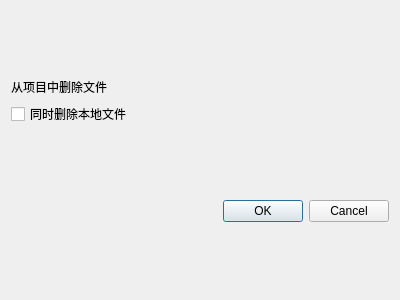
<?xml version="1.0" encoding="UTF-8"?>
<ui version="4.0">
 <class>RemoveProDialog</class>
 <widget class="QDialog" name="RemoveProDialog">
  <property name="geometry">
   <rect>
    <x>0</x>
    <y>0</y>
    <width>400</width>
    <height>300</height>
   </rect>
  </property>
  <property name="windowTitle">
   <string>Dialog</string>
  </property>
  <layout class="QVBoxLayout" name="verticalLayout">
   <item>
    <spacer name="verticalSpacer">
     <property name="orientation">
      <enum>Qt::Vertical</enum>
     </property>
     <property name="sizeHint" stdset="0">
      <size>
       <width>20</width>
       <height>40</height>
      </size>
     </property>
    </spacer>
   </item>
   <item>
    <widget class="QLabel" name="label">
     <property name="text">
      <string>从项目中删除文件</string>
     </property>
    </widget>
   </item>
   <item>
    <widget class="QCheckBox" name="checkBox">
     <property name="text">
      <string>同时删除本地文件</string>
     </property>
    </widget>
   </item>
   <item>
    <spacer name="verticalSpacer_2">
     <property name="orientation">
      <enum>Qt::Vertical</enum>
     </property>
     <property name="sizeHint" stdset="0">
      <size>
       <width>20</width>
       <height>40</height>
      </size>
     </property>
    </spacer>
   </item>
   <item>
    <widget class="QDialogButtonBox" name="buttonBox">
     <property name="orientation">
      <enum>Qt::Horizontal</enum>
     </property>
     <property name="standardButtons">
      <set>QDialogButtonBox::Cancel|QDialogButtonBox::Ok</set>
     </property>
    </widget>
   </item>
   <item>
    <spacer name="verticalSpacer_3">
     <property name="orientation">
      <enum>Qt::Vertical</enum>
     </property>
     <property name="sizeHint" stdset="0">
      <size>
       <width>20</width>
       <height>40</height>
      </size>
     </property>
    </spacer>
   </item>
  </layout>
 </widget>
 <resources/>
 <connections>
  <connection>
   <sender>buttonBox</sender>
   <signal>accepted()</signal>
   <receiver>RemoveProDialog</receiver>
   <slot>accept()</slot>
   <hints>
    <hint type="sourcelabel">
     <x>248</x>
     <y>254</y>
    </hint>
    <hint type="destinationlabel">
     <x>157</x>
     <y>274</y>
    </hint>
   </hints>
  </connection>
  <connection>
   <sender>buttonBox</sender>
   <signal>rejected()</signal>
   <receiver>RemoveProDialog</receiver>
   <slot>reject()</slot>
   <hints>
    <hint type="sourcelabel">
     <x>316</x>
     <y>260</y>
    </hint>
    <hint type="destinationlabel">
     <x>286</x>
     <y>274</y>
    </hint>
   </hints>
  </connection>
 </connections>
</ui>
